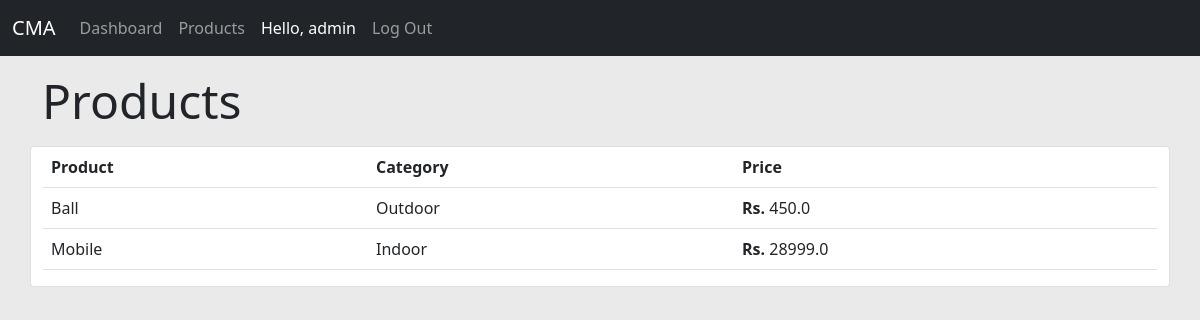
Screenshot of /products/ (signed in) with the database file from the repository.
### accounts/models.py (models this page shows, shortened)
class Product(models.Model):
    CHOICE = (
        ('Indoor', 'Indoor'),
        ('Outdoor', 'Outdoor')
    )
    name = models.CharField(max_length=200)
    price = models.FloatField()
    category = models.CharField(max_length=200, choices=CHOICE)
    added_date = models.DateTimeField(auto_now=True)
    tag = models.ManyToManyField(Tag)

### accounts/decorator.py (the view)
        def wrapper_func(request, *args, **kwargs):
            group = None
            if request.user.groups.exists():
                group = request.user.groups.all()[0].name
            if group in allowed_one:
                return view_func(request, *args, **kwargs)
            else:
                return render(request, 'accounts/notallowed.html')

### accounts/decorator.py (called while the page is built)
def allowed_user(allowed_one=[]):
    def decorator(view_func):
        def wrapper_func(request, *args, **kwargs):
            group = None
            if request.user.groups.exists():
                group = request.user.groups.all()[0].name
            if group in allowed_one:
                return view_func(request, *args, **kwargs)
            else:
                return render(request, 'accounts/notallowed.html')
        return wrapper_func
    return decorator

### accounts/views.py (called while the page is built)
@login_required(login_url='login')
@allowed_user(allowed_one=['admin'])
def products(request):
    products = Product.objects.all()
    context = {
        'products': products
    }
    return render(request, 'accounts/products.html', context)

### accounts/templates/accounts/products.html
{% extends 'accounts/base.html' %}
{% block content %}
    <h4 class='display-5 my-3'>Products</h4>
    <div class="row card">
        <div class="col">
            <table class='table '>
                <tr>
                    <th>Product</th>
                    <th>Category</th>
                    <th>Price</th>
                </tr>
                {% for i in products %}
                    <tr>
                        <td>{{ i.name }}</td>
                        <td> {{ i.category }} </td>
                        <td><strong>Rs.</strong> {{ i.price }} </td>
                    </tr>
                {% endfor %}
            </table>
        </div>
    </div>
{% endblock content %}

### accounts/templates/accounts/nav.html (shortened to what this page needs)
<nav class="navbar navbar-expand-lg navbar-dark bg-dark">
  <div class="container-fluid">
    <a class="navbar-brand ml-5">CMA</a>
    <div class="collapse navbar-collapse" id="navbarText">
    {% if request.user.is_staff %}
      <ul class="navbar-nav mr-auto mb-2 mb-lg-0">
        <li class="nav-item">
          <a class="nav-link" id='home' aria-current="page" href="{% url 'home' %}">Dashboard</a>
        </li>
        <li class="nav-item">
          <a class="nav-link" id='products' href="{% url 'products' %}">Products</a>
        </li>
      </ul>
    {% endif %}
      <ul class="navbar-nav ml-auto mb-2 mb-lg-0">
        <li class="nav-item">
          <a class='nav-link text-white'>Hello, {{request.user.username|default:'Guest'}}</a>
        </li>
        <li class="nav-item">
          <a class="nav-link" id='products' href="{% url 'logout' %}">Log Out</a>
        </li>
      </ul>
    </div>
  </div>
</nav>

### static/css/base.css (style rules this page uses)
body { background: rgba(220, 220, 220, 0.6); }

### rows the page displays
Product: name "Ball", category "Outdoor", price "450.0"
Product: name "Mobile", category "Indoor", price "28999.0"

### other values shown
{{ request.user.username|default:'Guest' }} "admin"
